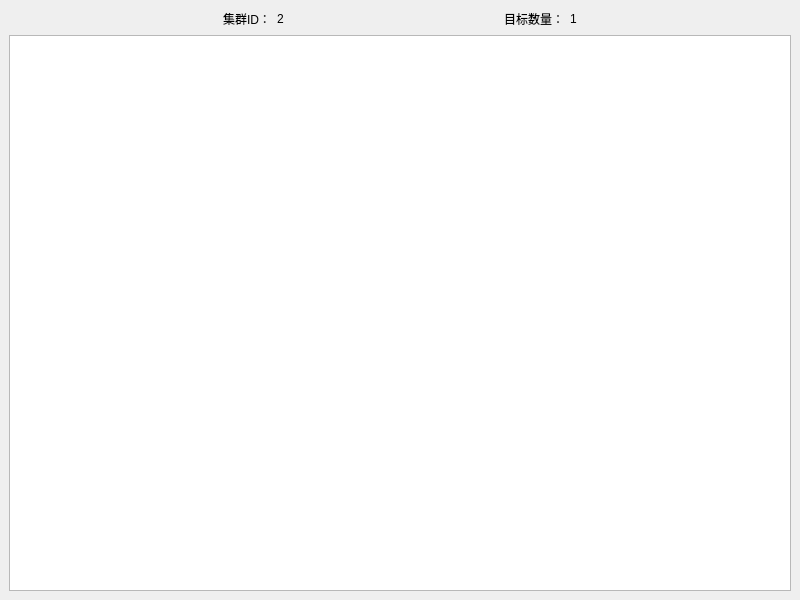
<?xml version="1.0" encoding="UTF-8"?>
<ui version="4.0">
 <class>GroupInfoWindow</class>
 <widget class="QMainWindow" name="GroupInfoWindow">
  <property name="geometry">
   <rect>
    <x>0</x>
    <y>0</y>
    <width>800</width>
    <height>600</height>
   </rect>
  </property>
  <property name="windowTitle">
   <string>集群详细信息</string>
  </property>
  <widget class="QWidget" name="centralwidget">
   <layout class="QGridLayout" name="gridLayout">
    <item row="0" column="0">
     <layout class="QHBoxLayout" name="horizontalLayout">
      <item>
       <spacer name="horizontalSpacer_3">
        <property name="orientation">
         <enum>Qt::Horizontal</enum>
        </property>
        <property name="sizeHint" stdset="0">
         <size>
          <width>40</width>
          <height>20</height>
         </size>
        </property>
       </spacer>
      </item>
      <item>
       <widget class="QLabel" name="label">
        <property name="text">
         <string>集群ID：</string>
        </property>
       </widget>
      </item>
      <item>
       <widget class="QLabel" name="grpIDLabel">
        <property name="text">
         <string>2</string>
        </property>
       </widget>
      </item>
      <item>
       <spacer name="horizontalSpacer_2">
        <property name="orientation">
         <enum>Qt::Horizontal</enum>
        </property>
        <property name="sizeHint" stdset="0">
         <size>
          <width>40</width>
          <height>20</height>
         </size>
        </property>
       </spacer>
      </item>
      <item>
       <widget class="QLabel" name="label_3">
        <property name="text">
         <string>目标数量：</string>
        </property>
       </widget>
      </item>
      <item>
       <widget class="QLabel" name="targetNumLabel">
        <property name="text">
         <string>1</string>
        </property>
       </widget>
      </item>
      <item>
       <spacer name="horizontalSpacer">
        <property name="orientation">
         <enum>Qt::Horizontal</enum>
        </property>
        <property name="sizeHint" stdset="0">
         <size>
          <width>40</width>
          <height>20</height>
         </size>
        </property>
       </spacer>
      </item>
     </layout>
    </item>
    <item row="1" column="0">
     <widget class="QTableView" name="tableView"/>
    </item>
   </layout>
  </widget>
 </widget>
 <resources/>
 <connections/>
</ui>
